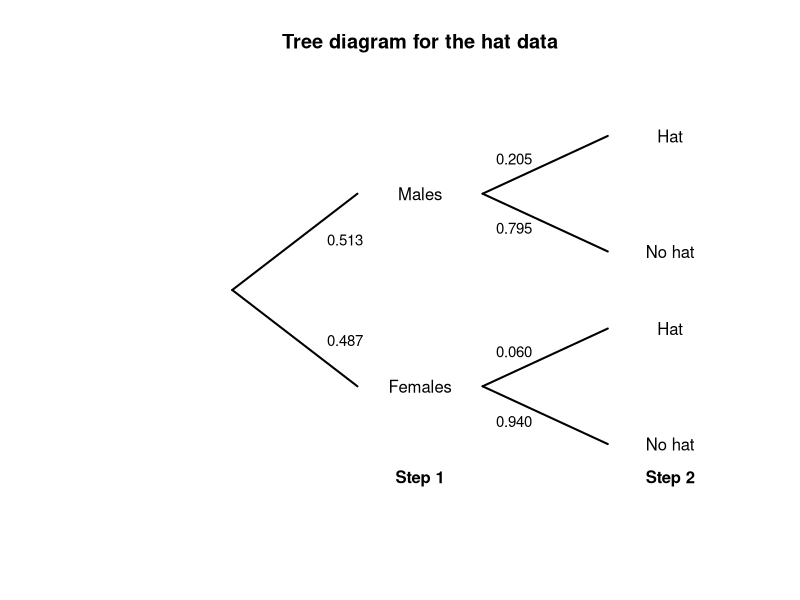
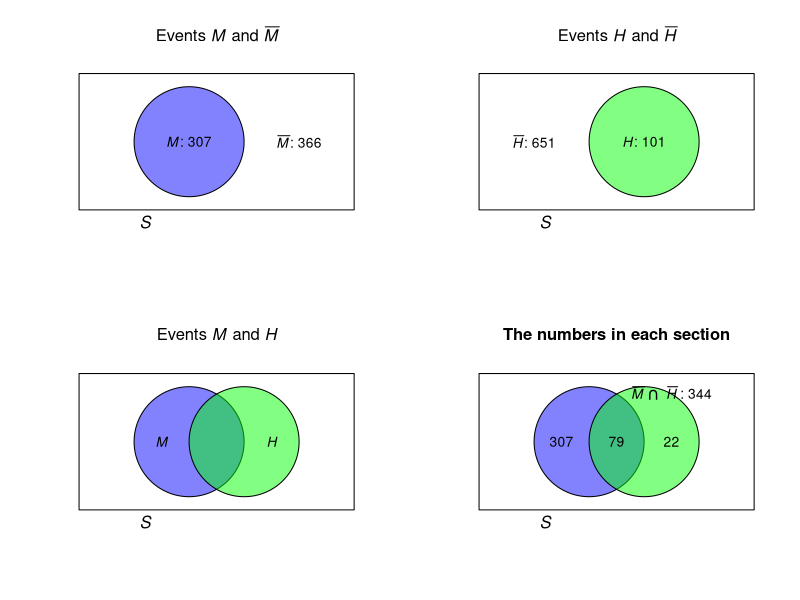
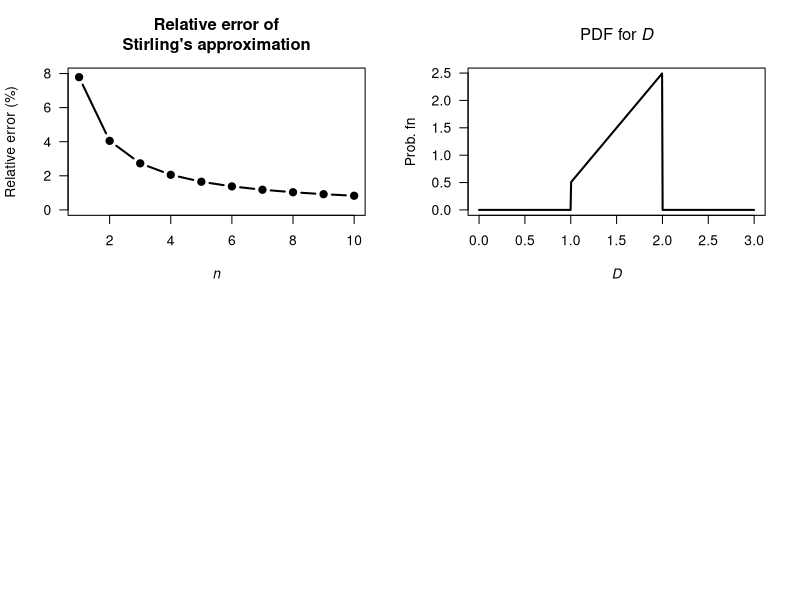
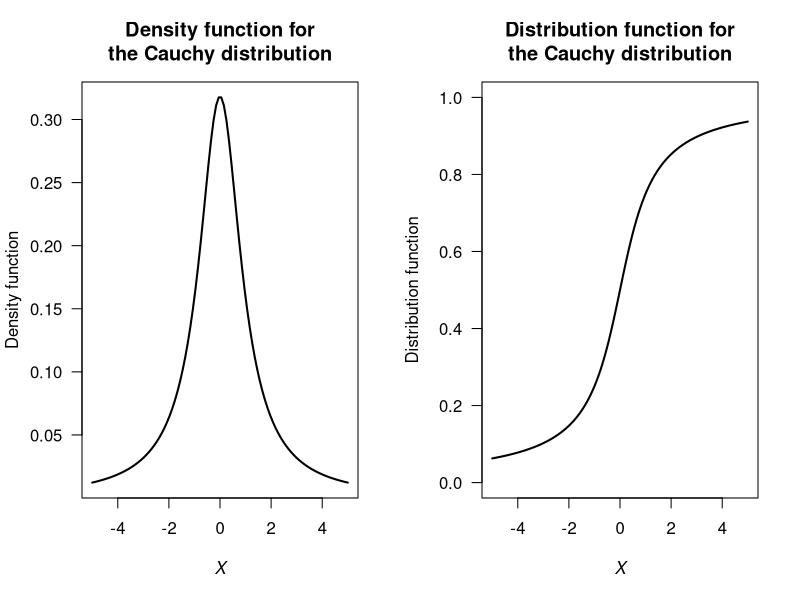

R code for these plots, in order: (Note: this script raises an error after producing the figures.)
## ---- chunk 1

plot( x = c(0, 1),
      y = c(0, 1),
      type = "n",
      main = "Tree diagram for the hat data",
      xlab = "",
      ylab = "",
      axes = FALSE)
#STEP 1
lines( x = c(0.2, 0.40),
       y = c(0.5, 0.75),
       lwd = 2)
lines( x = c(0.2, 0.40),
       y = c(0.5, 0.25),
       lwd = 2)
# STEP 2
lines( x = c(0.60, 0.80),
       y = c(0.75, 0.90),
       lwd = 2)
lines( x = c(0.60, 0.80),
       y = c(0.75, 0.60),
       lwd = 2)

lines( x = c(0.60, 0.80),
       y = c(0.25, 0.40),
       lwd = 2)
lines( x = c(0.60, 0.80),
       y = c(0.25, 0.10),
       lwd = 2)

# TEXT
text(x = 0.50,
     y = 0.75,
     labels = "Males")
text(x = 0.50,
     y = 0.25,
     labels = "Females")

text(x = 0.90,
     y = 0.90,
     labels = "Hat")
text(x = 0.90,
     y = 0.60,
     labels = "No hat")

text(x = 0.90,
     y = 0.40,
     labels = "Hat")
text(x = 0.90,
     y = 0.10,
     labels = "No hat")

# ADD PROBS
text(x = 0.38,
     y = 0.63,
     cex = 0.9,
     labels = "0.513")
text(x = 0.38,
     y = 0.37,
     cex = 0.9,
     labels = "0.487")

text(x = 0.65,
     y = 0.84,
     cex = 0.9,
     labels = "0.205")
text(x = 0.65,
     y = 0.66,
     cex = 0.9,
     labels = "0.795")

text(x = 0.65,
     y = 0.34,
     cex = 0.9,
     labels = "0.060")
text(x = 0.65,
     y = 0.16,
     cex = 0.9,
     labels = "0.940")

## STEPS
text(x = 0.50,
     y = 0.01,
     label = expression(bold("Step 1"))
     )
text(x = 0.90,
     y = 0.01,
     label = expression(bold("Step 2"))
     )
## ---- chunk 2
BRIS <- read.csv("Data/sunglasses.csv")
BRIS$Gender <- factor(BRIS$Gender,
                      levels = c(1, 2),
                      labels = c("Males", 
                                 "Females"))
BRIS$Hat <- factor(BRIS$Hat,
                   levels = c(0, 1),
                   labels = c("Not Hat",
                              "Hat"))

HatTable <- xtabs( Count ~ Gender + Hat,
                   data = BRIS)
HatTable <- cbind( HatTable,
                   "Total" = rowSums(HatTable) )
knitr::kable(HatTable,
             caption = "The numbers of males and females wearing a hat in the middle of the day in Brisbane")
## ---- chunk 3
par( mfrow = c(2, 2))
colourMale <- rgb(0, 0, 255, 
                  max = 255, 
                  alpha = 125)
colourHat  <- rgb(0, 255, 0, 
                  max = 255, 
                  alpha = 125)

plot( x = c(0, 1),
      y = c(0, 1),
      type = "n",
      ylab = "",
      xlab = "",
      main = expression(paste("Events ", italic(M), " and ", bar(italic(M)))),
      axes = FALSE)

polygon( x = c(0, 0, 1, 1),
         y = c(0, 1, 1, 0))
plotrix::draw.circle(x = 0.4, 
                     y = 0.5,
                     radius = 0.2,
                     col = colourMale)
text(x = 0.4,
     y = 0.5,
     labels = expression(paste(italic(M), ": 307")))
text(x = 0.8,
     y = 0.5,
     labels = expression(paste(bar(italic(M)), ": 366")))
mtext(text = expression(italic(S)),
      side = 1,
      adj = 0.25)


###############


plot( x = c(0, 1),
      y = c(0, 1),
      type = "n",
      ylab = "",
      xlab = "",
      main = expression(paste("Events ", italic(H), " and ", bar(italic(H)))) ,
      axes = FALSE)


polygon( x = c(0, 0, 1, 1),
         y = c(0, 1, 1, 0))

plotrix::draw.circle(x = 0.6,
                     y = 0.5,
                     radius = 0.2,
                     col = colourHat)

text(x = 0.6,
     y = 0.5,
     labels = expression(paste(italic(H), ": 101")))
text(x = 0.2,
     y = 0.5,
     labels = expression(paste( bar(italic(H)), ": 651")))

mtext(text = expression(italic(S)),
      side = 1,
      adj = 0.25)


####################


plot( x = c(0, 1),
      y = c(0, 1),
      type = "n",
      ylab = "",
      xlab = "",
      main = expression(paste("Events ", italic(M), " and ", italic(H))) ,
      axes = FALSE)


polygon( x = c(0, 0, 1, 1),
         y = c(0, 1, 1, 0))
plotrix::draw.circle(x = 0.4, 
                     y = 0.5,
                     radius = 0.2,
                     col = colourMale)
plotrix::draw.circle(x = 0.6,
                     y = 0.5,
                     radius = 0.2,
                     col = colourHat)
text(x = 0.3,
     y = 0.5,
     labels = expression(italic(M)))
text(x = 0.7,
     y = 0.5,
     labels = expression(italic(H)))
mtext(text = expression(italic(S)),
      side = 1,
      adj = 0.25)


#################



plot( x = c(0, 1),
      y = c(0, 1),
      type = "n",
      ylab = "",
      xlab = "",
      main = "The numbers in each section",
      axes = FALSE)


polygon( x = c(0, 0, 1, 1),
         y = c(0, 1, 1, 0))
plotrix::draw.circle(x = 0.4, 
                     y = 0.5,
                     radius = 0.2,
                     col = colourMale)
plotrix::draw.circle(x = 0.6,
                     y = 0.5,
                     radius = 0.2,
                     col = colourHat)
text(x = 0.3,
     y = 0.5,
     labels = "307")
text(x = 0.7,
     y = 0.5,
     labels = "22")
text(x = 0.7,
     y = 0.85,
     labels = expression(bar(italic(M)) ~ intersect() ~ bar(italic(H)) ~ ": 344") )
mtext(text = expression(italic(S)),
      side = 1,
      adj = 0.25)

# Intersection
text(x = 0.5, 
     y = 0.5, 
     label = "79")

## ---- chunk 4
# Define a function to compute Stirling numbers:
stirling <- function(n){ 
  sqrt(2 * pi *n) * (n/exp(1))^n
}

n <- 1:10
Actual <- factorial(n) 
Approx <- stirling(n)
RelError <- (Actual - Approx)/Actual * 100

cbind(Actual, Approx, RelError)

plot(RelError ~ n,
     ylim = c(0, 8),
     las = 1, 
     type = "b",
     pch = 19,
     lwd = 2,
     xlab = expression(italic(n)),
     ylab = "Relative error (%)",
     main = "Relative error of\nStirling's approximation")
## ---- chunk 5
xx <- seq(0, 3, 
          length = 500)
fy <- function(x){
  y <- 2*x - 3/2
  y <- ifelse(x < 1, 0, y)
  y <- ifelse( x > 2, 0, y)
  y
}

plot(x = xx,
     y = fy(xx),
     lwd = 2,
     type = "l",
     las = 1,
     main = expression("PDF for"~italic(D)),
     xlab = expression(italic(D)),
     ylab = "Prob. fn")
## ---- chunk 6
par( mfrow = c(1, 2))
x <- seq(-5, 5,
         length = 100)
y <- 1 / (pi * (1 + x^2))
plot(y ~ x,
     lwd = 2,
     las = 1,
     type = "l",
     main = "Density function for\nthe Cauchy distribution",
     xlab = expression(italic(X)),
     ylab = "Density function")

Y <- atan(x)/pi + 0.5
plot(Y ~ x,
     lwd = 2,
     las = 1,
     ylim = c(0, 1),
     type = "l",
     main = "Distribution function for\nthe Cauchy distribution",
     xlab = expression(italic(X)),
     ylab = "Distribution function")
## ---- chunk 7
set.seed(8584444)
## ---- chunk 8
annualRainfallList <- array( NA, dim = 1000)
for (i in 1:1000){
   rainAmounts <- array( 0, dim = 365) # Reset for each simulation

    wetDays <- rbinom(365, size = 1, prob = 0.32) # 1: Wet day
   locateWetDays <- which( wetDays == 1 )


   rainAmounts[locateWetDays] <- rgamma( n = length(locateWetDays),
                                         shape = 2,
                                         scale = 20)
   annualRainfallList[i] <- sum(rainAmounts)
}
# hist( annualRainfallList)
## ---- chunk 9
set.seed(8584444)
## ---- chunk 10
Days <- 1 : 365
prob <- (1 + cos( 2 * pi * Days/365) ) / 2.2

annualRainfallList2 <- array( NA, dim = 1000)
for (i in 1:1000){

  wetDays <- rbinom(365, size = 1, prob = prob) # 1: Wet day
  
  locateWetDays <- which( wetDays == 1 )
  
  rainAmounts2 <- array( 0, dim = 365)
  
  rainAmounts2[locateWetDays] <- rgamma( n = length(locateWetDays),
                                         shape = 2,
                                         scale = 20)
   annualRainfallList2[i] <- sum(rainAmounts2)
}
#hist( annualRainfallList2)
## ---- chunk 11
set.seed(8584444)
## ---- chunk 12
Days <- 1 : 365

probList <- array( dim = 365)
probList[1] <- 0.32

annualRainfallList3 <- array( NA, dim = 1000)

for (i in 1:1000){
  
  rainAmounts <- array( dim = 365 )

  for (day in 1:365) {
    if ( day == 1 ) {
      probList[1] <- 0.32
      wetDay <- rbinom(1, 
                       size = 1, 
                       prob = probList[1]) # 1: Wet day
      rainAmounts[1] <- rgamma( n = 1,
                                shape = 2,
                                scale = 20)

    } else {
    
      probList[i] <- ifelse( rainAmounts[day - 1] == 0,
                             0.15,
                             0.55)
      wetDay <- rbinom(1, 
                       size = 1, 
                       prob = probList[i]) # 1: Wet day

      if (wetDay) {
        rainAmounts[day] <- rgamma( n = 1,
                                    shape = 2,
                                    scale = 20)
      } else {
        rainAmounts[day] <- 0
      }
    }
  }
  annualRainfallList3[i] <- sum(rainAmounts)
    
}

#hist( annualRainfallList3)
## ---- chunk 13
JDTable <- array( dim = c(2, 4))

colnames(JDTable) <- c("",
                       "$Y_1 = 1$",
                       "$Y_1 = 2$",
                       "$Y_1 = 3$")
JDTable[1, ] <- c("$Y_2 = 0$",
                  "2/14",
                  "4/14",
                  "0")
JDTable[2, ] <- c("$Y_2 = 1$",
                  "0",
                  "3/14",
                  "5/14")
kable(JDTable)
